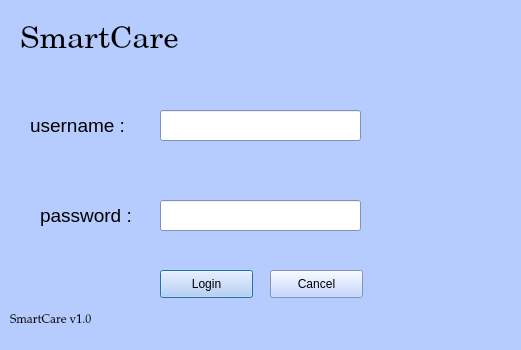
<?xml version="1.0" encoding="UTF-8"?>
<ui version="4.0">
 <class>LoginWindow</class>
 <widget class="QDialog" name="LoginWindow">
  <property name="geometry">
   <rect>
    <x>0</x>
    <y>0</y>
    <width>521</width>
    <height>350</height>
   </rect>
  </property>
  <property name="palette">
   <palette>
    <active>
     <colorrole role="WindowText">
      <brush brushstyle="SolidPattern">
       <color alpha="255">
        <red>0</red>
        <green>0</green>
        <blue>0</blue>
       </color>
      </brush>
     </colorrole>
     <colorrole role="Button">
      <brush brushstyle="SolidPattern">
       <color alpha="255">
        <red>170</red>
        <green>255</green>
        <blue>255</blue>
       </color>
      </brush>
     </colorrole>
     <colorrole role="Light">
      <brush brushstyle="SolidPattern">
       <color alpha="255">
        <red>255</red>
        <green>255</green>
        <blue>255</blue>
       </color>
      </brush>
     </colorrole>
     <colorrole role="Midlight">
      <brush brushstyle="SolidPattern">
       <color alpha="255">
        <red>212</red>
        <green>255</green>
        <blue>255</blue>
       </color>
      </brush>
     </colorrole>
     <colorrole role="Dark">
      <brush brushstyle="SolidPattern">
       <color alpha="255">
        <red>85</red>
        <green>127</green>
        <blue>127</blue>
       </color>
      </brush>
     </colorrole>
     <colorrole role="Mid">
      <brush brushstyle="SolidPattern">
       <color alpha="255">
        <red>113</red>
        <green>170</green>
        <blue>170</blue>
       </color>
      </brush>
     </colorrole>
     <colorrole role="Text">
      <brush brushstyle="SolidPattern">
       <color alpha="255">
        <red>0</red>
        <green>0</green>
        <blue>0</blue>
       </color>
      </brush>
     </colorrole>
     <colorrole role="BrightText">
      <brush brushstyle="SolidPattern">
       <color alpha="255">
        <red>255</red>
        <green>255</green>
        <blue>255</blue>
       </color>
      </brush>
     </colorrole>
     <colorrole role="ButtonText">
      <brush brushstyle="SolidPattern">
       <color alpha="255">
        <red>0</red>
        <green>0</green>
        <blue>0</blue>
       </color>
      </brush>
     </colorrole>
     <colorrole role="Base">
      <brush brushstyle="SolidPattern">
       <color alpha="255">
        <red>255</red>
        <green>255</green>
        <blue>255</blue>
       </color>
      </brush>
     </colorrole>
     <colorrole role="Window">
      <brush brushstyle="SolidPattern">
       <color alpha="255">
        <red>170</red>
        <green>255</green>
        <blue>255</blue>
       </color>
      </brush>
     </colorrole>
     <colorrole role="Shadow">
      <brush brushstyle="SolidPattern">
       <color alpha="255">
        <red>0</red>
        <green>0</green>
        <blue>0</blue>
       </color>
      </brush>
     </colorrole>
     <colorrole role="AlternateBase">
      <brush brushstyle="SolidPattern">
       <color alpha="255">
        <red>212</red>
        <green>255</green>
        <blue>255</blue>
       </color>
      </brush>
     </colorrole>
     <colorrole role="ToolTipBase">
      <brush brushstyle="SolidPattern">
       <color alpha="255">
        <red>255</red>
        <green>255</green>
        <blue>220</blue>
       </color>
      </brush>
     </colorrole>
     <colorrole role="ToolTipText">
      <brush brushstyle="SolidPattern">
       <color alpha="255">
        <red>0</red>
        <green>0</green>
        <blue>0</blue>
       </color>
      </brush>
     </colorrole>
     <colorrole role="PlaceholderText">
      <brush brushstyle="SolidPattern">
       <color alpha="128">
        <red>0</red>
        <green>0</green>
        <blue>0</blue>
       </color>
      </brush>
     </colorrole>
    </active>
    <inactive>
     <colorrole role="WindowText">
      <brush brushstyle="SolidPattern">
       <color alpha="255">
        <red>0</red>
        <green>0</green>
        <blue>0</blue>
       </color>
      </brush>
     </colorrole>
     <colorrole role="Button">
      <brush brushstyle="SolidPattern">
       <color alpha="255">
        <red>170</red>
        <green>255</green>
        <blue>255</blue>
       </color>
      </brush>
     </colorrole>
     <colorrole role="Light">
      <brush brushstyle="SolidPattern">
       <color alpha="255">
        <red>255</red>
        <green>255</green>
        <blue>255</blue>
       </color>
      </brush>
     </colorrole>
     <colorrole role="Midlight">
      <brush brushstyle="SolidPattern">
       <color alpha="255">
        <red>212</red>
        <green>255</green>
        <blue>255</blue>
       </color>
      </brush>
     </colorrole>
     <colorrole role="Dark">
      <brush brushstyle="SolidPattern">
       <color alpha="255">
        <red>85</red>
        <green>127</green>
        <blue>127</blue>
       </color>
      </brush>
     </colorrole>
     <colorrole role="Mid">
      <brush brushstyle="SolidPattern">
       <color alpha="255">
        <red>113</red>
        <green>170</green>
        <blue>170</blue>
       </color>
      </brush>
     </colorrole>
     <colorrole role="Text">
      <brush brushstyle="SolidPattern">
       <color alpha="255">
        <red>0</red>
        <green>0</green>
        <blue>0</blue>
       </color>
      </brush>
     </colorrole>
     <colorrole role="BrightText">
      <brush brushstyle="SolidPattern">
       <color alpha="255">
        <red>255</red>
        <green>255</green>
        <blue>255</blue>
       </color>
      </brush>
     </colorrole>
     <colorrole role="ButtonText">
      <brush brushstyle="SolidPattern">
       <color alpha="255">
        <red>0</red>
        <green>0</green>
        <blue>0</blue>
       </color>
      </brush>
     </colorrole>
     <colorrole role="Base">
      <brush brushstyle="SolidPattern">
       <color alpha="255">
        <red>255</red>
        <green>255</green>
        <blue>255</blue>
       </color>
      </brush>
     </colorrole>
     <colorrole role="Window">
      <brush brushstyle="SolidPattern">
       <color alpha="255">
        <red>170</red>
        <green>255</green>
        <blue>255</blue>
       </color>
      </brush>
     </colorrole>
     <colorrole role="Shadow">
      <brush brushstyle="SolidPattern">
       <color alpha="255">
        <red>0</red>
        <green>0</green>
        <blue>0</blue>
       </color>
      </brush>
     </colorrole>
     <colorrole role="AlternateBase">
      <brush brushstyle="SolidPattern">
       <color alpha="255">
        <red>212</red>
        <green>255</green>
        <blue>255</blue>
       </color>
      </brush>
     </colorrole>
     <colorrole role="ToolTipBase">
      <brush brushstyle="SolidPattern">
       <color alpha="255">
        <red>255</red>
        <green>255</green>
        <blue>220</blue>
       </color>
      </brush>
     </colorrole>
     <colorrole role="ToolTipText">
      <brush brushstyle="SolidPattern">
       <color alpha="255">
        <red>0</red>
        <green>0</green>
        <blue>0</blue>
       </color>
      </brush>
     </colorrole>
     <colorrole role="PlaceholderText">
      <brush brushstyle="SolidPattern">
       <color alpha="128">
        <red>0</red>
        <green>0</green>
        <blue>0</blue>
       </color>
      </brush>
     </colorrole>
    </inactive>
    <disabled>
     <colorrole role="WindowText">
      <brush brushstyle="SolidPattern">
       <color alpha="255">
        <red>85</red>
        <green>127</green>
        <blue>127</blue>
       </color>
      </brush>
     </colorrole>
     <colorrole role="Button">
      <brush brushstyle="SolidPattern">
       <color alpha="255">
        <red>170</red>
        <green>255</green>
        <blue>255</blue>
       </color>
      </brush>
     </colorrole>
     <colorrole role="Light">
      <brush brushstyle="SolidPattern">
       <color alpha="255">
        <red>255</red>
        <green>255</green>
        <blue>255</blue>
       </color>
      </brush>
     </colorrole>
     <colorrole role="Midlight">
      <brush brushstyle="SolidPattern">
       <color alpha="255">
        <red>212</red>
        <green>255</green>
        <blue>255</blue>
       </color>
      </brush>
     </colorrole>
     <colorrole role="Dark">
      <brush brushstyle="SolidPattern">
       <color alpha="255">
        <red>85</red>
        <green>127</green>
        <blue>127</blue>
       </color>
      </brush>
     </colorrole>
     <colorrole role="Mid">
      <brush brushstyle="SolidPattern">
       <color alpha="255">
        <red>113</red>
        <green>170</green>
        <blue>170</blue>
       </color>
      </brush>
     </colorrole>
     <colorrole role="Text">
      <brush brushstyle="SolidPattern">
       <color alpha="255">
        <red>85</red>
        <green>127</green>
        <blue>127</blue>
       </color>
      </brush>
     </colorrole>
     <colorrole role="BrightText">
      <brush brushstyle="SolidPattern">
       <color alpha="255">
        <red>255</red>
        <green>255</green>
        <blue>255</blue>
       </color>
      </brush>
     </colorrole>
     <colorrole role="ButtonText">
      <brush brushstyle="SolidPattern">
       <color alpha="255">
        <red>85</red>
        <green>127</green>
        <blue>127</blue>
       </color>
      </brush>
     </colorrole>
     <colorrole role="Base">
      <brush brushstyle="SolidPattern">
       <color alpha="255">
        <red>170</red>
        <green>255</green>
        <blue>255</blue>
       </color>
      </brush>
     </colorrole>
     <colorrole role="Window">
      <brush brushstyle="SolidPattern">
       <color alpha="255">
        <red>170</red>
        <green>255</green>
        <blue>255</blue>
       </color>
      </brush>
     </colorrole>
     <colorrole role="Shadow">
      <brush brushstyle="SolidPattern">
       <color alpha="255">
        <red>0</red>
        <green>0</green>
        <blue>0</blue>
       </color>
      </brush>
     </colorrole>
     <colorrole role="AlternateBase">
      <brush brushstyle="SolidPattern">
       <color alpha="255">
        <red>170</red>
        <green>255</green>
        <blue>255</blue>
       </color>
      </brush>
     </colorrole>
     <colorrole role="ToolTipBase">
      <brush brushstyle="SolidPattern">
       <color alpha="255">
        <red>255</red>
        <green>255</green>
        <blue>220</blue>
       </color>
      </brush>
     </colorrole>
     <colorrole role="ToolTipText">
      <brush brushstyle="SolidPattern">
       <color alpha="255">
        <red>0</red>
        <green>0</green>
        <blue>0</blue>
       </color>
      </brush>
     </colorrole>
     <colorrole role="PlaceholderText">
      <brush brushstyle="SolidPattern">
       <color alpha="128">
        <red>0</red>
        <green>0</green>
        <blue>0</blue>
       </color>
      </brush>
     </colorrole>
    </disabled>
   </palette>
  </property>
  <property name="windowTitle">
   <string>Dialog</string>
  </property>
  <property name="autoFillBackground">
   <bool>false</bool>
  </property>
  <widget class="QWidget" name="widget" native="true">
   <property name="geometry">
    <rect>
     <x>0</x>
     <y>0</y>
     <width>521</width>
     <height>351</height>
    </rect>
   </property>
   <property name="palette">
    <palette>
     <active>
      <colorrole role="WindowText">
       <brush brushstyle="SolidPattern">
        <color alpha="255">
         <red>0</red>
         <green>0</green>
         <blue>0</blue>
        </color>
       </brush>
      </colorrole>
      <colorrole role="Button">
       <brush brushstyle="SolidPattern">
        <color alpha="255">
         <red>182</red>
         <green>204</green>
         <blue>254</blue>
        </color>
       </brush>
      </colorrole>
      <colorrole role="Light">
       <brush brushstyle="SolidPattern">
        <color alpha="255">
         <red>255</red>
         <green>255</green>
         <blue>255</blue>
        </color>
       </brush>
      </colorrole>
      <colorrole role="Midlight">
       <brush brushstyle="SolidPattern">
        <color alpha="255">
         <red>218</red>
         <green>229</green>
         <blue>254</blue>
        </color>
       </brush>
      </colorrole>
      <colorrole role="Dark">
       <brush brushstyle="SolidPattern">
        <color alpha="255">
         <red>91</red>
         <green>102</green>
         <blue>127</blue>
        </color>
       </brush>
      </colorrole>
      <colorrole role="Mid">
       <brush brushstyle="SolidPattern">
        <color alpha="255">
         <red>121</red>
         <green>136</green>
         <blue>169</blue>
        </color>
       </brush>
      </colorrole>
      <colorrole role="Text">
       <brush brushstyle="SolidPattern">
        <color alpha="255">
         <red>0</red>
         <green>0</green>
         <blue>0</blue>
        </color>
       </brush>
      </colorrole>
      <colorrole role="BrightText">
       <brush brushstyle="SolidPattern">
        <color alpha="255">
         <red>255</red>
         <green>255</green>
         <blue>255</blue>
        </color>
       </brush>
      </colorrole>
      <colorrole role="ButtonText">
       <brush brushstyle="SolidPattern">
        <color alpha="255">
         <red>0</red>
         <green>0</green>
         <blue>0</blue>
        </color>
       </brush>
      </colorrole>
      <colorrole role="Base">
       <brush brushstyle="SolidPattern">
        <color alpha="255">
         <red>255</red>
         <green>255</green>
         <blue>255</blue>
        </color>
       </brush>
      </colorrole>
      <colorrole role="Window">
       <brush brushstyle="SolidPattern">
        <color alpha="255">
         <red>182</red>
         <green>204</green>
         <blue>254</blue>
        </color>
       </brush>
      </colorrole>
      <colorrole role="Shadow">
       <brush brushstyle="SolidPattern">
        <color alpha="255">
         <red>0</red>
         <green>0</green>
         <blue>0</blue>
        </color>
       </brush>
      </colorrole>
      <colorrole role="AlternateBase">
       <brush brushstyle="SolidPattern">
        <color alpha="255">
         <red>218</red>
         <green>229</green>
         <blue>254</blue>
        </color>
       </brush>
      </colorrole>
      <colorrole role="ToolTipBase">
       <brush brushstyle="SolidPattern">
        <color alpha="255">
         <red>255</red>
         <green>255</green>
         <blue>220</blue>
        </color>
       </brush>
      </colorrole>
      <colorrole role="ToolTipText">
       <brush brushstyle="SolidPattern">
        <color alpha="255">
         <red>0</red>
         <green>0</green>
         <blue>0</blue>
        </color>
       </brush>
      </colorrole>
      <colorrole role="PlaceholderText">
       <brush brushstyle="SolidPattern">
        <color alpha="128">
         <red>0</red>
         <green>0</green>
         <blue>0</blue>
        </color>
       </brush>
      </colorrole>
     </active>
     <inactive>
      <colorrole role="WindowText">
       <brush brushstyle="SolidPattern">
        <color alpha="255">
         <red>0</red>
         <green>0</green>
         <blue>0</blue>
        </color>
       </brush>
      </colorrole>
      <colorrole role="Button">
       <brush brushstyle="SolidPattern">
        <color alpha="255">
         <red>182</red>
         <green>204</green>
         <blue>254</blue>
        </color>
       </brush>
      </colorrole>
      <colorrole role="Light">
       <brush brushstyle="SolidPattern">
        <color alpha="255">
         <red>255</red>
         <green>255</green>
         <blue>255</blue>
        </color>
       </brush>
      </colorrole>
      <colorrole role="Midlight">
       <brush brushstyle="SolidPattern">
        <color alpha="255">
         <red>218</red>
         <green>229</green>
         <blue>254</blue>
        </color>
       </brush>
      </colorrole>
      <colorrole role="Dark">
       <brush brushstyle="SolidPattern">
        <color alpha="255">
         <red>91</red>
         <green>102</green>
         <blue>127</blue>
        </color>
       </brush>
      </colorrole>
      <colorrole role="Mid">
       <brush brushstyle="SolidPattern">
        <color alpha="255">
         <red>121</red>
         <green>136</green>
         <blue>169</blue>
        </color>
       </brush>
      </colorrole>
      <colorrole role="Text">
       <brush brushstyle="SolidPattern">
        <color alpha="255">
         <red>0</red>
         <green>0</green>
         <blue>0</blue>
        </color>
       </brush>
      </colorrole>
      <colorrole role="BrightText">
       <brush brushstyle="SolidPattern">
        <color alpha="255">
         <red>255</red>
         <green>255</green>
         <blue>255</blue>
        </color>
       </brush>
      </colorrole>
      <colorrole role="ButtonText">
       <brush brushstyle="SolidPattern">
        <color alpha="255">
         <red>0</red>
         <green>0</green>
         <blue>0</blue>
        </color>
       </brush>
      </colorrole>
      <colorrole role="Base">
       <brush brushstyle="SolidPattern">
        <color alpha="255">
         <red>255</red>
         <green>255</green>
         <blue>255</blue>
        </color>
       </brush>
      </colorrole>
      <colorrole role="Window">
       <brush brushstyle="SolidPattern">
        <color alpha="255">
         <red>182</red>
         <green>204</green>
         <blue>254</blue>
        </color>
       </brush>
      </colorrole>
      <colorrole role="Shadow">
       <brush brushstyle="SolidPattern">
        <color alpha="255">
         <red>0</red>
         <green>0</green>
         <blue>0</blue>
        </color>
       </brush>
      </colorrole>
      <colorrole role="AlternateBase">
       <brush brushstyle="SolidPattern">
        <color alpha="255">
         <red>218</red>
         <green>229</green>
         <blue>254</blue>
        </color>
       </brush>
      </colorrole>
      <colorrole role="ToolTipBase">
       <brush brushstyle="SolidPattern">
        <color alpha="255">
         <red>255</red>
         <green>255</green>
         <blue>220</blue>
        </color>
       </brush>
      </colorrole>
      <colorrole role="ToolTipText">
       <brush brushstyle="SolidPattern">
        <color alpha="255">
         <red>0</red>
         <green>0</green>
         <blue>0</blue>
        </color>
       </brush>
      </colorrole>
      <colorrole role="PlaceholderText">
       <brush brushstyle="SolidPattern">
        <color alpha="128">
         <red>0</red>
         <green>0</green>
         <blue>0</blue>
        </color>
       </brush>
      </colorrole>
     </inactive>
     <disabled>
      <colorrole role="WindowText">
       <brush brushstyle="SolidPattern">
        <color alpha="255">
         <red>91</red>
         <green>102</green>
         <blue>127</blue>
        </color>
       </brush>
      </colorrole>
      <colorrole role="Button">
       <brush brushstyle="SolidPattern">
        <color alpha="255">
         <red>182</red>
         <green>204</green>
         <blue>254</blue>
        </color>
       </brush>
      </colorrole>
      <colorrole role="Light">
       <brush brushstyle="SolidPattern">
        <color alpha="255">
         <red>255</red>
         <green>255</green>
         <blue>255</blue>
        </color>
       </brush>
      </colorrole>
      <colorrole role="Midlight">
       <brush brushstyle="SolidPattern">
        <color alpha="255">
         <red>218</red>
         <green>229</green>
         <blue>254</blue>
        </color>
       </brush>
      </colorrole>
      <colorrole role="Dark">
       <brush brushstyle="SolidPattern">
        <color alpha="255">
         <red>91</red>
         <green>102</green>
         <blue>127</blue>
        </color>
       </brush>
      </colorrole>
      <colorrole role="Mid">
       <brush brushstyle="SolidPattern">
        <color alpha="255">
         <red>121</red>
         <green>136</green>
         <blue>169</blue>
        </color>
       </brush>
      </colorrole>
      <colorrole role="Text">
       <brush brushstyle="SolidPattern">
        <color alpha="255">
         <red>91</red>
         <green>102</green>
         <blue>127</blue>
        </color>
       </brush>
      </colorrole>
      <colorrole role="BrightText">
       <brush brushstyle="SolidPattern">
        <color alpha="255">
         <red>255</red>
         <green>255</green>
         <blue>255</blue>
        </color>
       </brush>
      </colorrole>
      <colorrole role="ButtonText">
       <brush brushstyle="SolidPattern">
        <color alpha="255">
         <red>91</red>
         <green>102</green>
         <blue>127</blue>
        </color>
       </brush>
      </colorrole>
      <colorrole role="Base">
       <brush brushstyle="SolidPattern">
        <color alpha="255">
         <red>182</red>
         <green>204</green>
         <blue>254</blue>
        </color>
       </brush>
      </colorrole>
      <colorrole role="Window">
       <brush brushstyle="SolidPattern">
        <color alpha="255">
         <red>182</red>
         <green>204</green>
         <blue>254</blue>
        </color>
       </brush>
      </colorrole>
      <colorrole role="Shadow">
       <brush brushstyle="SolidPattern">
        <color alpha="255">
         <red>0</red>
         <green>0</green>
         <blue>0</blue>
        </color>
       </brush>
      </colorrole>
      <colorrole role="AlternateBase">
       <brush brushstyle="SolidPattern">
        <color alpha="255">
         <red>182</red>
         <green>204</green>
         <blue>254</blue>
        </color>
       </brush>
      </colorrole>
      <colorrole role="ToolTipBase">
       <brush brushstyle="SolidPattern">
        <color alpha="255">
         <red>255</red>
         <green>255</green>
         <blue>220</blue>
        </color>
       </brush>
      </colorrole>
      <colorrole role="ToolTipText">
       <brush brushstyle="SolidPattern">
        <color alpha="255">
         <red>0</red>
         <green>0</green>
         <blue>0</blue>
        </color>
       </brush>
      </colorrole>
      <colorrole role="PlaceholderText">
       <brush brushstyle="SolidPattern">
        <color alpha="128">
         <red>0</red>
         <green>0</green>
         <blue>0</blue>
        </color>
       </brush>
      </colorrole>
     </disabled>
    </palette>
   </property>
   <property name="font">
    <font>
     <kerning>false</kerning>
    </font>
   </property>
   <property name="autoFillBackground">
    <bool>true</bool>
   </property>
   <widget class="QLabel" name="label">
    <property name="geometry">
     <rect>
      <x>10</x>
      <y>280</y>
      <width>241</width>
      <height>81</height>
     </rect>
    </property>
    <property name="sizePolicy">
     <sizepolicy hsizetype="Preferred" vsizetype="Preferred">
      <horstretch>100</horstretch>
      <verstretch>100</verstretch>
     </sizepolicy>
    </property>
    <property name="maximumSize">
     <size>
      <width>16777212</width>
      <height>16777215</height>
     </size>
    </property>
    <property name="font">
     <font>
      <family>Palatino Linotype</family>
      <pointsize>9</pointsize>
      <kerning>false</kerning>
     </font>
    </property>
    <property name="text">
     <string>SmartCare v1.0</string>
    </property>
    <property name="textFormat">
     <enum>Qt::PlainText</enum>
    </property>
    <property name="scaledContents">
     <bool>true</bool>
    </property>
    <property name="margin">
     <number>0</number>
    </property>
   </widget>
   <widget class="QLabel" name="label_3">
    <property name="geometry">
     <rect>
      <x>20</x>
      <y>0</y>
      <width>261</width>
      <height>81</height>
     </rect>
    </property>
    <property name="sizePolicy">
     <sizepolicy hsizetype="Preferred" vsizetype="Preferred">
      <horstretch>100</horstretch>
      <verstretch>100</verstretch>
     </sizepolicy>
    </property>
    <property name="maximumSize">
     <size>
      <width>16777212</width>
      <height>16777215</height>
     </size>
    </property>
    <property name="font">
     <font>
      <family>Century</family>
      <pointsize>23</pointsize>
      <kerning>false</kerning>
     </font>
    </property>
    <property name="text">
     <string>SmartCare</string>
    </property>
    <property name="textFormat">
     <enum>Qt::PlainText</enum>
    </property>
    <property name="scaledContents">
     <bool>true</bool>
    </property>
    <property name="margin">
     <number>0</number>
    </property>
   </widget>
   <widget class="QLabel" name="label_2">
    <property name="geometry">
     <rect>
      <x>310</x>
      <y>20</y>
      <width>241</width>
      <height>311</height>
     </rect>
    </property>
    <property name="autoFillBackground">
     <bool>false</bool>
    </property>
    <property name="frameShadow">
     <enum>QFrame::Sunken</enum>
    </property>
    <property name="text">
     <string/>
    </property>
    <property name="textFormat">
     <enum>Qt::AutoText</enum>
    </property>
    <property name="pixmap">
     <pixmap>../../../../Downloads/feather/feather/Capture-removebg-preview.png</pixmap>
    </property>
    <property name="scaledContents">
     <bool>true</bool>
    </property>
   </widget>
   <widget class="QLineEdit" name="username">
    <property name="geometry">
     <rect>
      <x>160</x>
      <y>110</y>
      <width>201</width>
      <height>31</height>
     </rect>
    </property>
   </widget>
   <widget class="QLineEdit" name="password">
    <property name="geometry">
     <rect>
      <x>160</x>
      <y>200</y>
      <width>201</width>
      <height>31</height>
     </rect>
    </property>
   </widget>
   <widget class="QLabel" name="label_4">
    <property name="geometry">
     <rect>
      <x>30</x>
      <y>110</y>
      <width>121</width>
      <height>31</height>
     </rect>
    </property>
    <property name="font">
     <font>
      <pointsize>14</pointsize>
     </font>
    </property>
    <property name="text">
     <string>username :</string>
    </property>
   </widget>
   <widget class="QLabel" name="label_5">
    <property name="geometry">
     <rect>
      <x>40</x>
      <y>200</y>
      <width>131</width>
      <height>31</height>
     </rect>
    </property>
    <property name="font">
     <font>
      <pointsize>14</pointsize>
     </font>
    </property>
    <property name="text">
     <string>password :</string>
    </property>
   </widget>
   <widget class="QPushButton" name="login">
    <property name="geometry">
     <rect>
      <x>160</x>
      <y>270</y>
      <width>93</width>
      <height>28</height>
     </rect>
    </property>
    <property name="text">
     <string>Login</string>
    </property>
   </widget>
   <widget class="QPushButton" name="pushButton_2">
    <property name="geometry">
     <rect>
      <x>270</x>
      <y>270</y>
      <width>93</width>
      <height>28</height>
     </rect>
    </property>
    <property name="text">
     <string>Cancel</string>
    </property>
   </widget>
  </widget>
 </widget>
 <resources/>
 <connections/>
</ui>
